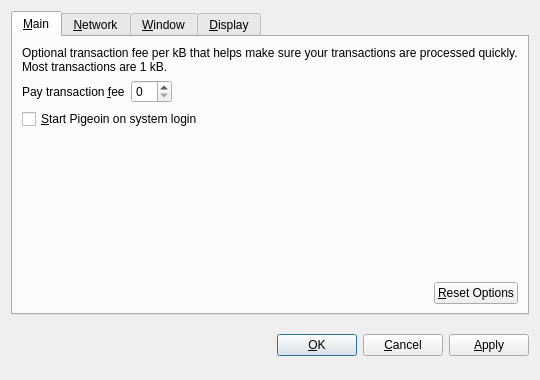
<?xml version="1.0" encoding="UTF-8"?>
<ui version="4.0">
 <class>OptionsDialog</class>
 <widget class="QDialog" name="OptionsDialog">
  <property name="geometry">
   <rect>
    <x>0</x>
    <y>0</y>
    <width>540</width>
    <height>380</height>
   </rect>
  </property>
  <property name="windowTitle">
   <string>Options</string>
  </property>
  <property name="modal">
   <bool>true</bool>
  </property>
  <layout class="QVBoxLayout" name="verticalLayout">
   <item>
    <widget class="QTabWidget" name="tabWidget">
     <property name="tabPosition">
      <enum>QTabWidget::North</enum>
     </property>
     <property name="currentIndex">
      <number>0</number>
     </property>
     <widget class="QWidget" name="tabMain">
      <attribute name="title">
       <string>&amp;Main</string>
      </attribute>
      <layout class="QVBoxLayout" name="verticalLayout_Main">
       <item>
        <widget class="QLabel" name="transactionFeeInfoLabel">
         <property name="text">
          <string>Optional transaction fee per kB that helps make sure your transactions are processed quickly. Most transactions are 1 kB.</string>
         </property>
         <property name="textFormat">
          <enum>Qt::PlainText</enum>
         </property>
         <property name="wordWrap">
          <bool>true</bool>
         </property>
        </widget>
       </item>
       <item>
        <layout class="QHBoxLayout" name="horizontalLayout_1_Main">
         <item>
          <widget class="QLabel" name="transactionFeeLabel">
           <property name="text">
            <string>Pay transaction &amp;fee</string>
           </property>
           <property name="textFormat">
            <enum>Qt::PlainText</enum>
           </property>
           <property name="buddy">
            <cstring>transactionFee</cstring>
           </property>
          </widget>
         </item>
         <item>
          <widget class="PigeoinAmountField" name="transactionFee"/>
         </item>
         <item>
          <spacer name="horizontalSpacer_1_Main">
           <property name="orientation">
            <enum>Qt::Horizontal</enum>
           </property>
           <property name="sizeHint" stdset="0">
            <size>
             <width>40</width>
             <height>20</height>
            </size>
           </property>
          </spacer>
         </item>
        </layout>
       </item>
       <item>
        <widget class="QCheckBox" name="pigeoinAtStartup">
         <property name="toolTip">
          <string>Automatically start Pigeoin after logging in to the system.</string>
         </property>
         <property name="text">
          <string>&amp;Start Pigeoin on system login</string>
         </property>
        </widget>
       </item>
       <item>
        <spacer name="verticalSpacer_Main">
         <property name="orientation">
          <enum>Qt::Vertical</enum>
         </property>
         <property name="sizeHint" stdset="0">
          <size>
           <width>20</width>
           <height>40</height>
          </size>
         </property>
        </spacer>
       </item>
       <item>
        <layout class="QHBoxLayout" name="horizontalLayout_2_Main">
         <item>
          <spacer name="horizontalSpacer_2_Main">
           <property name="orientation">
            <enum>Qt::Horizontal</enum>
           </property>
           <property name="sizeHint" stdset="0">
            <size>
             <width>40</width>
             <height>20</height>
            </size>
           </property>
          </spacer>
         </item>
         <item>
          <widget class="QPushButton" name="resetButton">
           <property name="toolTip">
            <string>Reset all client options to default.</string>
           </property>
           <property name="text">
            <string>&amp;Reset Options</string>
           </property>
           <property name="autoDefault">
            <bool>false</bool>
           </property>
          </widget>
         </item>
        </layout>
       </item>
      </layout>
     </widget>
     <widget class="QWidget" name="tabNetwork">
      <attribute name="title">
       <string>&amp;Network</string>
      </attribute>
      <layout class="QVBoxLayout" name="verticalLayout_Network">
       <item>
        <widget class="QCheckBox" name="mapPortUpnp">
         <property name="toolTip">
          <string>Automatically open the Pigeoin client port on the router. This only works when your router supports UPnP and it is enabled.</string>
         </property>
         <property name="text">
          <string>Map port using &amp;UPnP</string>
         </property>
        </widget>
       </item>
       <item>
        <widget class="QCheckBox" name="connectSocks">
         <property name="toolTip">
          <string>Connect to the Pigeoin network through a SOCKS proxy (e.g. when connecting through Tor).</string>
         </property>
         <property name="text">
          <string>&amp;Connect through SOCKS proxy:</string>
         </property>
        </widget>
       </item>
       <item>
        <layout class="QHBoxLayout" name="horizontalLayout_Network">
         <item>
          <widget class="QLabel" name="proxyIpLabel">
           <property name="text">
            <string>Proxy &amp;IP:</string>
           </property>
           <property name="textFormat">
            <enum>Qt::PlainText</enum>
           </property>
           <property name="buddy">
            <cstring>proxyIp</cstring>
           </property>
          </widget>
         </item>
         <item>
          <widget class="QValidatedLineEdit" name="proxyIp">
           <property name="maximumSize">
            <size>
             <width>140</width>
             <height>16777215</height>
            </size>
           </property>
           <property name="toolTip">
            <string>IP address of the proxy (e.g. 127.0.0.1)</string>
           </property>
          </widget>
         </item>
         <item>
          <widget class="QLabel" name="proxyPortLabel">
           <property name="text">
            <string>&amp;Port:</string>
           </property>
           <property name="textFormat">
            <enum>Qt::PlainText</enum>
           </property>
           <property name="buddy">
            <cstring>proxyPort</cstring>
           </property>
          </widget>
         </item>
         <item>
          <widget class="QLineEdit" name="proxyPort">
           <property name="maximumSize">
            <size>
             <width>55</width>
             <height>16777215</height>
            </size>
           </property>
           <property name="toolTip">
            <string>Port of the proxy (e.g. 9050)</string>
           </property>
          </widget>
         </item>
         <item>
          <widget class="QLabel" name="socksVersionLabel">
           <property name="text">
            <string>SOCKS &amp;Version:</string>
           </property>
           <property name="textFormat">
            <enum>Qt::PlainText</enum>
           </property>
           <property name="buddy">
            <cstring>socksVersion</cstring>
           </property>
          </widget>
         </item>
         <item>
          <widget class="QValueComboBox" name="socksVersion">
           <property name="toolTip">
            <string>SOCKS version of the proxy (e.g. 5)</string>
           </property>
          </widget>
         </item>
         <item>
          <spacer name="horizontalSpacer_Network">
           <property name="orientation">
            <enum>Qt::Horizontal</enum>
           </property>
           <property name="sizeHint" stdset="0">
            <size>
             <width>40</width>
             <height>20</height>
            </size>
           </property>
          </spacer>
         </item>
        </layout>
       </item>
       <item>
        <spacer name="verticalSpacer_Network">
         <property name="orientation">
          <enum>Qt::Vertical</enum>
         </property>
         <property name="sizeHint" stdset="0">
          <size>
           <width>20</width>
           <height>40</height>
          </size>
         </property>
        </spacer>
       </item>
      </layout>
     </widget>
     <widget class="QWidget" name="tabWindow">
      <attribute name="title">
       <string>&amp;Window</string>
      </attribute>
      <layout class="QVBoxLayout" name="verticalLayout_Window">
       <item>
        <widget class="QCheckBox" name="minimizeToTray">
         <property name="toolTip">
          <string>Show only a tray icon after minimizing the window.</string>
         </property>
         <property name="text">
          <string>&amp;Minimize to the tray instead of the taskbar</string>
         </property>
        </widget>
       </item>
       <item>
        <widget class="QCheckBox" name="minimizeOnClose">
         <property name="toolTip">
          <string>Minimize instead of exit the application when the window is closed. When this option is enabled, the application will be closed only after selecting Quit in the menu.</string>
         </property>
         <property name="text">
          <string>M&amp;inimize on close</string>
         </property>
        </widget>
       </item>
       <item>
        <spacer name="verticalSpacer_Window">
         <property name="orientation">
          <enum>Qt::Vertical</enum>
         </property>
         <property name="sizeHint" stdset="0">
          <size>
           <width>20</width>
           <height>40</height>
          </size>
         </property>
        </spacer>
       </item>
      </layout>
     </widget>
     <widget class="QWidget" name="tabDisplay">
      <attribute name="title">
       <string>&amp;Display</string>
      </attribute>
      <layout class="QVBoxLayout" name="verticalLayout_Display">
       <item>
        <layout class="QHBoxLayout" name="horizontalLayout_1_Display">
         <item>
          <widget class="QLabel" name="langLabel">
           <property name="text">
            <string>User Interface &amp;language:</string>
           </property>
           <property name="textFormat">
            <enum>Qt::PlainText</enum>
           </property>
           <property name="buddy">
            <cstring>lang</cstring>
           </property>
          </widget>
         </item>
         <item>
          <widget class="QValueComboBox" name="lang">
           <property name="toolTip">
            <string>The user interface language can be set here. This setting will take effect after restarting Pigeoin.</string>
           </property>
          </widget>
         </item>
        </layout>
       </item>
       <item>
        <layout class="QHBoxLayout" name="horizontalLayout_2_Display">
         <item>
          <widget class="QLabel" name="unitLabel">
           <property name="text">
            <string>&amp;Unit to show amounts in:</string>
           </property>
           <property name="textFormat">
            <enum>Qt::PlainText</enum>
           </property>
           <property name="buddy">
            <cstring>unit</cstring>
           </property>
          </widget>
         </item>
         <item>
          <widget class="QValueComboBox" name="unit">
           <property name="toolTip">
            <string>Choose the default subdivision unit to show in the interface and when sending coins.</string>
           </property>
          </widget>
         </item>
        </layout>
       </item>
       <item>
        <widget class="QCheckBox" name="displayAddresses">
         <property name="toolTip">
          <string>Whether to show Pigeoin addresses in the transaction list or not.</string>
         </property>
         <property name="text">
          <string>&amp;Display addresses in transaction list</string>
         </property>
        </widget>
       </item>
       <item>
        <spacer name="verticalSpacer_Display">
         <property name="orientation">
          <enum>Qt::Vertical</enum>
         </property>
         <property name="sizeHint" stdset="0">
          <size>
           <width>20</width>
           <height>40</height>
          </size>
         </property>
        </spacer>
       </item>
      </layout>
     </widget>
    </widget>
   </item>
   <item>
    <layout class="QHBoxLayout" name="horizontalLayout_Buttons">
     <item>
      <spacer name="horizontalSpacer_1">
       <property name="orientation">
        <enum>Qt::Horizontal</enum>
       </property>
       <property name="sizeHint" stdset="0">
        <size>
         <width>40</width>
         <height>48</height>
        </size>
       </property>
      </spacer>
     </item>
     <item>
      <widget class="QLabel" name="statusLabel">
       <property name="font">
        <font>
         <weight>75</weight>
         <bold>true</bold>
        </font>
       </property>
       <property name="text">
        <string/>
       </property>
       <property name="textFormat">
        <enum>Qt::PlainText</enum>
       </property>
       <property name="wordWrap">
        <bool>true</bool>
       </property>
      </widget>
     </item>
     <item>
      <spacer name="horizontalSpacer_2">
       <property name="orientation">
        <enum>Qt::Horizontal</enum>
       </property>
       <property name="sizeHint" stdset="0">
        <size>
         <width>40</width>
         <height>48</height>
        </size>
       </property>
      </spacer>
     </item>
     <item>
      <widget class="QPushButton" name="okButton">
       <property name="text">
        <string>&amp;OK</string>
       </property>
      </widget>
     </item>
     <item>
      <widget class="QPushButton" name="cancelButton">
       <property name="text">
        <string>&amp;Cancel</string>
       </property>
       <property name="autoDefault">
        <bool>false</bool>
       </property>
      </widget>
     </item>
     <item>
      <widget class="QPushButton" name="applyButton">
       <property name="text">
        <string>&amp;Apply</string>
       </property>
       <property name="autoDefault">
        <bool>false</bool>
       </property>
      </widget>
     </item>
    </layout>
   </item>
  </layout>
 </widget>
 <customwidgets>
  <customwidget>
   <class>PigeoinAmountField</class>
   <extends>QSpinBox</extends>
   <header>pigeoinamountfield.h</header>
  </customwidget>
  <customwidget>
   <class>QValueComboBox</class>
   <extends>QComboBox</extends>
   <header>qvaluecombobox.h</header>
  </customwidget>
  <customwidget>
   <class>QValidatedLineEdit</class>
   <extends>QLineEdit</extends>
   <header>qvalidatedlineedit.h</header>
  </customwidget>
 </customwidgets>
 <resources/>
 <connections/>
</ui>
